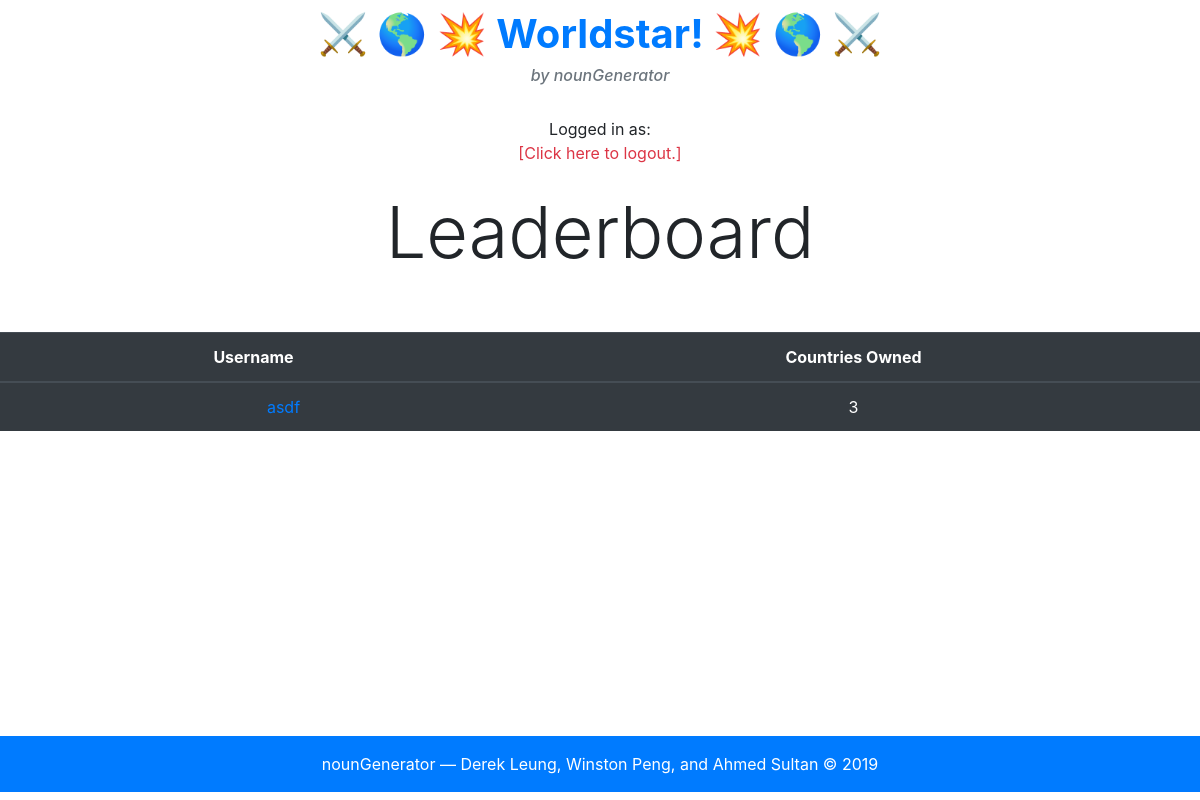
/leaderboards, run on an earlier commit of the app's database.
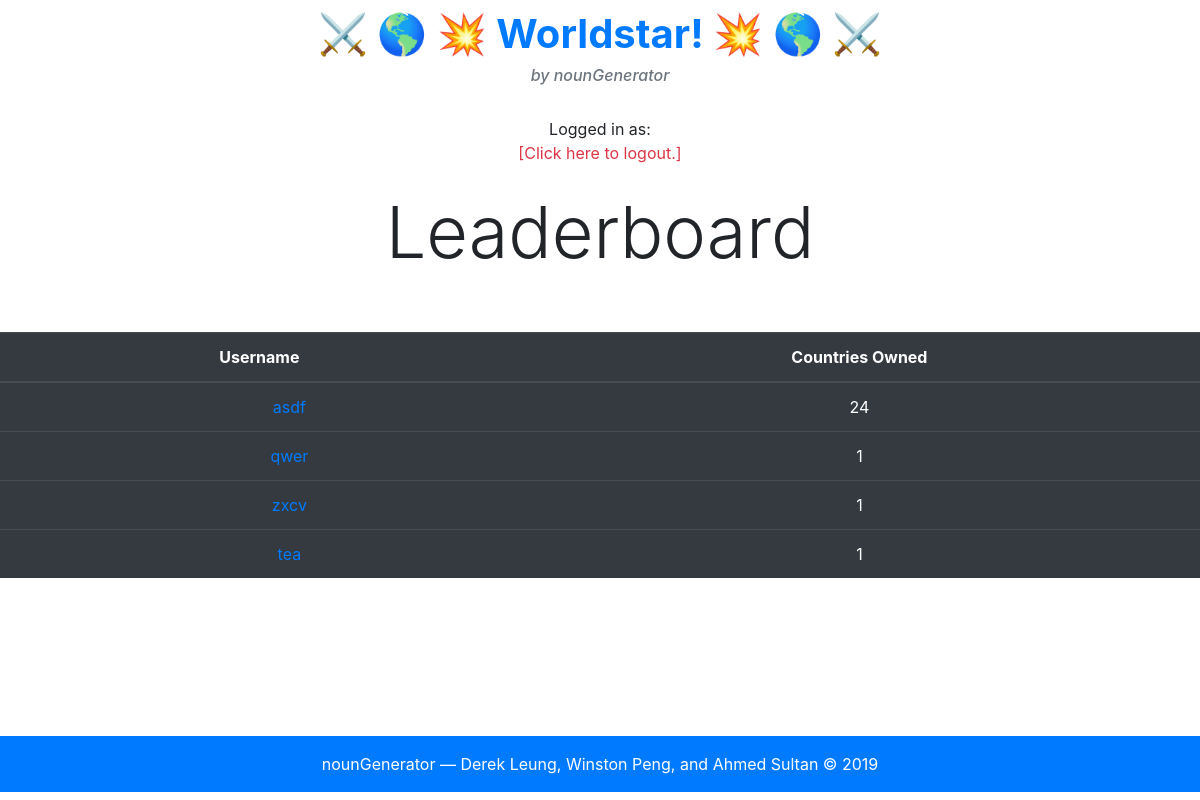
And on a later commit of the database.
### tables this page shows
CREATE TABLE userdata(username TEXT, password TEXT, countriesOwned INTEGER, countryList BLOB);

### app.py (the view)
@app.route("/leaderboards")
def leaderboard():
    stuff = []
    with sqlite3.connect(DB_FILE) as connection:
        cur = connection.cursor()
        cur.execute('SELECT username FROM userdata;')
        names = cur.fetchall()
    for i in names:  # loops through all registered usernames
        cur.execute("SELECT * FROM countrydata WHERE OWNER LIKE ? ;",(i[0],)) #cross references username with country owners
        count = len(cur.fetchall())
        stuff.append([i,count])
    sorted(stuff, key =lambda x: x[1], reverse =True)
    print(stuff)
    return render_template("leaderboard.html", stuff = stuff)

### templates/leaderboard.html (shortened to what this page needs)
{% extends "base.html" %}
{% block body %}
<div style="text-align: center;">
<h1 class="display-3">Leaderboard</h1>
<br>
<br>
<table class="table table-dark">
  <thead>
    <tr>
      <th scope="col">Username</th>
      <th scope="col">Countries Owned</th>
    </tr>
  </thead>
  <tbody>
    {% for i in stuff %}
    <tr>
      <td><a class="text-primary" style="text-align: left; padding-left: 5vw;" href="/profile/{{i[0][0]}}"> {{i[0][0]}}</a></td>
      <td>{{i[1]}}</td>
    </tr>
    {% endfor %}
  </tbody>
</table>
</div>
{% endblock %}
{% block logout %}
<div style="text-align: center;">
  <br>
  <a>Logged in as: {{ username }}</a>
</div>
<div style="text-align: center;">
  <a class="text-danger" href="/logout">[Click here to logout.]</a>
</div>
<br>
{% endblock %}

What changed in the data, as far as the page shows it:
computed for userdata "asdf": i "3" → "24"
added userdata: username "qwer", i "1"
added userdata: username "zxcv", i "1"
added userdata: username "tea", i "1"
